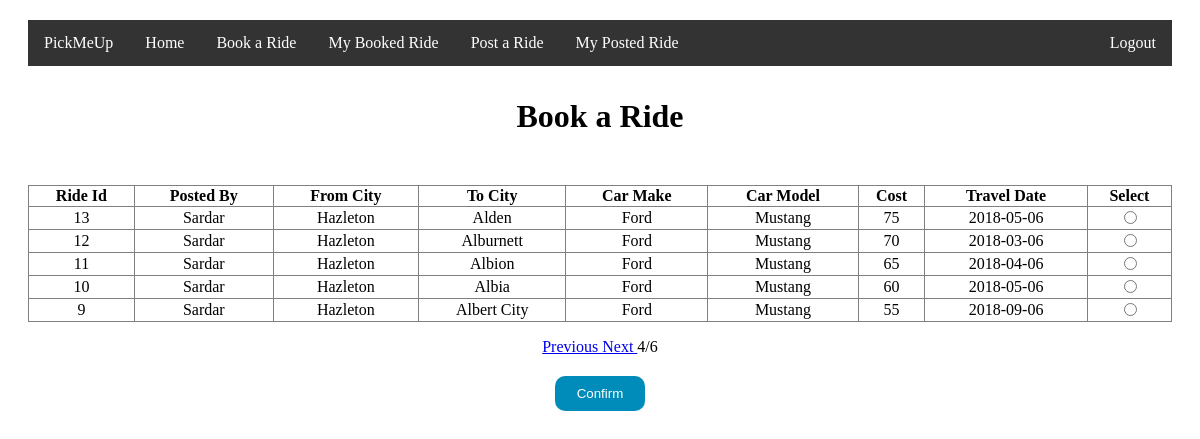
Screenshot of /view.php?pageNow=4 with the database file from the repository.
### tables this page shows
CREATE TABLE `Ride` (
  `ride_id` int(10) UNSIGNED NOT NULL,
  `name_user` varchar(30) NOT NULL,
  `source` varchar(30) NOT NULL,
  `destination` varchar(30) NOT NULL,
  `car_make` varchar(50) NOT NULL,
  `car_model` varchar(50) NOT NULL,
  `start_date` date DEFAULT NULL,
  `cost` int(10) NOT NULL,
  `booked` boolean NOT NULL default 0
);

### view.php (the view, shortened to what this page needs)
<?php
    require_once "conndb.php";
?>
<!DOCTYPE html>
<html>
<head>
<link rel="stylesheet" href="css/style.css" />
</head>
<body>
<div class="container">
<ul>
<li><a href="home.php">PickMeUp</a></li>
<li><a href="home.php">Home</a></li>
<li><a href="view.php">Book a Ride</a></li>
<li><a href="history.php">My Booked Ride</a></li>
<li><a href="post.php">Post a Ride</a></li>
<li><a href="cancelpost.php">My Posted Ride</a></li>
<li style="float:right"><a href="logout.php">Logout</a></li>
</ul>
<h1><p align="center">Book a Ride</p></h1>
<br>
<table align="center" width="100%" border="1" style="border-collapse:collapse;", name="table">
<thead>
<tr>
<th><strong>Ride Id</strong></th>
<th><strong>Posted By</strong></th>
<th><strong>From City</strong></th>
<th><strong>To City</strong></th>
<th><strong>Car Make</strong></th>
<th><strong>Car Model</strong></th>
<th><strong>Cost</strong></th>
<th><strong>Travel Date</strong></th>
<th><strong>Select</strong></th>
</tr>
</thead>
<?php
    $pageSize = 5;
    $rowCount = 0;
    $pageNow = 1;
    if(!empty($_GET['pageNow'])){
        $pageNow = $_GET['pageNow'];
    }
    $query1 = "SELECT * FROM Ride WHERE booked=0";
    $res1 = mysqli_query($conn,$query1);
    if($row1 = mysqli_fetch_assoc($res1)){
        $rowCount = $res1->num_rows;
    }
    $pageCount = ceil($rowCount/$pageSize);
    $pre = ($pageNow - 1)*$pageSize;
    $sel_query="SELECT * FROM Ride WHERE booked = 0 ORDER BY ride_id DESC LIMIT $pre, $pageSize";
    $result = mysqli_query($conn,$sel_query);
    while($row = mysqli_fetch_assoc($result)) { ?>
    <tr>
        <td align="center"><?php echo $row["ride_id"]; ?></td>
        <td align="center"><?php echo $row["name_user"]; ?></td>
        <td align="center"><?php echo $row["source"]; ?></td>
        <td align="center"><?php echo $row["destination"]; ?></td>
        <td align="center"><?php echo $row["car_make"]; ?></td>
        <td align="center"><?php echo $row["car_model"]; ?></td>
        <td align="center"><?php echo $row["cost"]; ?></td>
        <td align="center"><?php echo $row["start_date"]; ?></td>
        <form name="form" method="post" action="">
        <td align="center"><label><input type="radio" name="radio" value="<?php echo $row["ride_id"]; ?>"></label></td>
    </tr>
<?php } ?>
</table>
<?php
    if (($pageNow>1) && ($pageNow<$pageCount)){
        $prePage = $pageNow - 1;
        $nextPage = $pageNow + 1;
        echo "<p align='center'><a href='view.php?pageNow=$prePage'>Previous </a>";
        echo "<a href='view.php?pageNow=$nextPage'>Next </a>";
        echo "{$pageNow}/{$pageCount}</p>";
    }
?>
<p align = "center"><input name="submit" type="submit" value="Confirm" /></p>
</div>
</body>
</html>

### css/style.css (style rules this page uses)
div { margin: 20px; }
ul { list-style-type: none; margin: 0; padding: 0; overflow: hidden; background-color: #333; }
li { float: left; }
li a { display: block; color: white; text-align: center; padding: 14px 16px; text-decoration: none; }

### view.php (style rules this page uses)
input[type=submit] { background-color: #008CBA; border: none; border-radius: 10px; color: white; padding: 10px 22px; text-decoration: none; margin: 4px 2px; cursor: pointer; }

### rows the page displays
ride: ride_id "13", name_user "Sardar", source "Hazleton", destination "Alden", car_make "Ford", car_model "Mustang", cost "75", start_date "2018-05-06"
ride: ride_id "12", name_user "Sardar", source "Hazleton", destination "Alburnett", car_make "Ford", car_model "Mustang", cost "70", start_date "2018-03-06"
ride: ride_id "11", name_user "Sardar", source "Hazleton", destination "Albion", car_make "Ford", car_model "Mustang", cost "65", start_date "2018-04-06"
ride: ride_id "10", name_user "Sardar", source "Hazleton", destination "Albia", car_make "Ford", car_model "Mustang", cost "60", start_date "2018-05-06"
ride: ride_id "9", name_user "Sardar", source "Hazleton", destination "Albert City", car_make "Ford", car_model "Mustang", cost "55", start_date "2018-09-06"

### other values shown
$pageNow "4"
$pageCount "6"
